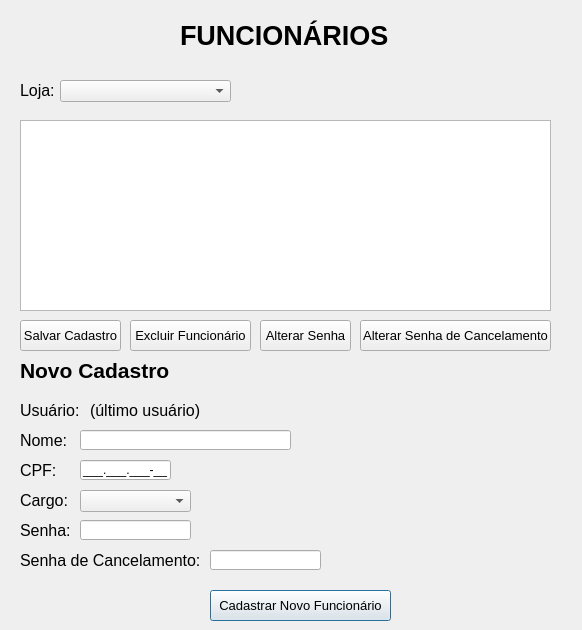
<?xml version="1.0" encoding="UTF-8"?>
<ui version="4.0">
 <class>Dialog</class>
 <widget class="QDialog" name="Dialog">
  <property name="geometry">
   <rect>
    <x>0</x>
    <y>0</y>
    <width>582</width>
    <height>630</height>
   </rect>
  </property>
  <property name="windowTitle">
   <string>Dialog</string>
  </property>
  <widget class="QLabel" name="label">
   <property name="geometry">
    <rect>
     <x>180</x>
     <y>10</y>
     <width>231</width>
     <height>51</height>
    </rect>
   </property>
   <property name="font">
    <font>
     <pointsize>20</pointsize>
     <weight>75</weight>
     <bold>true</bold>
    </font>
   </property>
   <property name="text">
    <string>FUNCIONÁRIOS</string>
   </property>
  </widget>
  <widget class="QTableWidget" name="tableWidget">
   <property name="geometry">
    <rect>
     <x>20</x>
     <y>120</y>
     <width>531</width>
     <height>191</height>
    </rect>
   </property>
  </widget>
  <widget class="QLabel" name="label_11">
   <property name="geometry">
    <rect>
     <x>20</x>
     <y>80</y>
     <width>71</width>
     <height>21</height>
    </rect>
   </property>
   <property name="font">
    <font>
     <pointsize>12</pointsize>
    </font>
   </property>
   <property name="text">
    <string>Loja:</string>
   </property>
  </widget>
  <widget class="QComboBox" name="comboBox_2">
   <property name="geometry">
    <rect>
     <x>60</x>
     <y>80</y>
     <width>171</width>
     <height>22</height>
    </rect>
   </property>
  </widget>
  <widget class="QLabel" name="label_2">
   <property name="geometry">
    <rect>
     <x>20</x>
     <y>350</y>
     <width>231</width>
     <height>41</height>
    </rect>
   </property>
   <property name="font">
    <font>
     <pointsize>16</pointsize>
     <weight>75</weight>
     <bold>true</bold>
    </font>
   </property>
   <property name="text">
    <string>Novo Cadastro</string>
   </property>
  </widget>
  <widget class="QLabel" name="label_5">
   <property name="geometry">
    <rect>
     <x>20</x>
     <y>520</y>
     <width>51</width>
     <height>21</height>
    </rect>
   </property>
   <property name="font">
    <font>
     <pointsize>12</pointsize>
    </font>
   </property>
   <property name="text">
    <string>Senha:</string>
   </property>
  </widget>
  <widget class="QLabel" name="label_4">
   <property name="geometry">
    <rect>
     <x>20</x>
     <y>490</y>
     <width>51</width>
     <height>21</height>
    </rect>
   </property>
   <property name="font">
    <font>
     <pointsize>12</pointsize>
    </font>
   </property>
   <property name="text">
    <string>Cargo:</string>
   </property>
  </widget>
  <widget class="QLineEdit" name="lineEdit_2">
   <property name="geometry">
    <rect>
     <x>80</x>
     <y>430</y>
     <width>211</width>
     <height>20</height>
    </rect>
   </property>
  </widget>
  <widget class="QLineEdit" name="lineEdit_3">
   <property name="geometry">
    <rect>
     <x>80</x>
     <y>460</y>
     <width>91</width>
     <height>20</height>
    </rect>
   </property>
   <property name="inputMask">
    <string>000\.000\.000\-00;_</string>
   </property>
  </widget>
  <widget class="QComboBox" name="comboBox">
   <property name="geometry">
    <rect>
     <x>80</x>
     <y>490</y>
     <width>111</width>
     <height>22</height>
    </rect>
   </property>
  </widget>
  <widget class="QPushButton" name="pushButton">
   <property name="geometry">
    <rect>
     <x>210</x>
     <y>590</y>
     <width>181</width>
     <height>31</height>
    </rect>
   </property>
   <property name="font">
    <font>
     <pointsize>10</pointsize>
    </font>
   </property>
   <property name="text">
    <string>Cadastrar Novo Funcionário</string>
   </property>
  </widget>
  <widget class="QLabel" name="label_3">
   <property name="geometry">
    <rect>
     <x>20</x>
     <y>460</y>
     <width>51</width>
     <height>21</height>
    </rect>
   </property>
   <property name="font">
    <font>
     <pointsize>12</pointsize>
    </font>
   </property>
   <property name="text">
    <string>CPF:</string>
   </property>
  </widget>
  <widget class="QLineEdit" name="lineEdit">
   <property name="geometry">
    <rect>
     <x>80</x>
     <y>520</y>
     <width>111</width>
     <height>20</height>
    </rect>
   </property>
  </widget>
  <widget class="QLabel" name="label_6">
   <property name="geometry">
    <rect>
     <x>20</x>
     <y>430</y>
     <width>51</width>
     <height>21</height>
    </rect>
   </property>
   <property name="font">
    <font>
     <pointsize>12</pointsize>
    </font>
   </property>
   <property name="text">
    <string>Nome:</string>
   </property>
  </widget>
  <widget class="QLabel" name="label_7">
   <property name="geometry">
    <rect>
     <x>90</x>
     <y>400</y>
     <width>421</width>
     <height>21</height>
    </rect>
   </property>
   <property name="font">
    <font>
     <pointsize>12</pointsize>
    </font>
   </property>
   <property name="text">
    <string>(último usuário)</string>
   </property>
  </widget>
  <widget class="QLabel" name="label_8">
   <property name="geometry">
    <rect>
     <x>20</x>
     <y>400</y>
     <width>71</width>
     <height>21</height>
    </rect>
   </property>
   <property name="font">
    <font>
     <pointsize>12</pointsize>
    </font>
   </property>
   <property name="text">
    <string>Usuário:</string>
   </property>
  </widget>
  <widget class="QPushButton" name="pushButton_2">
   <property name="geometry">
    <rect>
     <x>130</x>
     <y>320</y>
     <width>121</width>
     <height>31</height>
    </rect>
   </property>
   <property name="font">
    <font>
     <pointsize>10</pointsize>
    </font>
   </property>
   <property name="text">
    <string>Excluir Funcionário</string>
   </property>
  </widget>
  <widget class="QPushButton" name="pushButton_3">
   <property name="geometry">
    <rect>
     <x>260</x>
     <y>320</y>
     <width>91</width>
     <height>31</height>
    </rect>
   </property>
   <property name="font">
    <font>
     <pointsize>10</pointsize>
    </font>
   </property>
   <property name="text">
    <string>Alterar Senha</string>
   </property>
  </widget>
  <widget class="QPushButton" name="pushButton_4">
   <property name="geometry">
    <rect>
     <x>20</x>
     <y>320</y>
     <width>101</width>
     <height>31</height>
    </rect>
   </property>
   <property name="font">
    <font>
     <pointsize>10</pointsize>
    </font>
   </property>
   <property name="text">
    <string>Salvar Cadastro</string>
   </property>
  </widget>
  <widget class="QLabel" name="label_9">
   <property name="geometry">
    <rect>
     <x>20</x>
     <y>550</y>
     <width>181</width>
     <height>21</height>
    </rect>
   </property>
   <property name="font">
    <font>
     <pointsize>12</pointsize>
    </font>
   </property>
   <property name="text">
    <string>Senha de Cancelamento:</string>
   </property>
  </widget>
  <widget class="QLineEdit" name="lineEdit_4">
   <property name="geometry">
    <rect>
     <x>210</x>
     <y>550</y>
     <width>111</width>
     <height>20</height>
    </rect>
   </property>
  </widget>
  <widget class="QPushButton" name="pushButton_5">
   <property name="geometry">
    <rect>
     <x>360</x>
     <y>320</y>
     <width>191</width>
     <height>31</height>
    </rect>
   </property>
   <property name="font">
    <font>
     <pointsize>10</pointsize>
    </font>
   </property>
   <property name="text">
    <string>Alterar Senha de Cancelamento</string>
   </property>
  </widget>
 </widget>
 <resources/>
 <connections/>
</ui>
